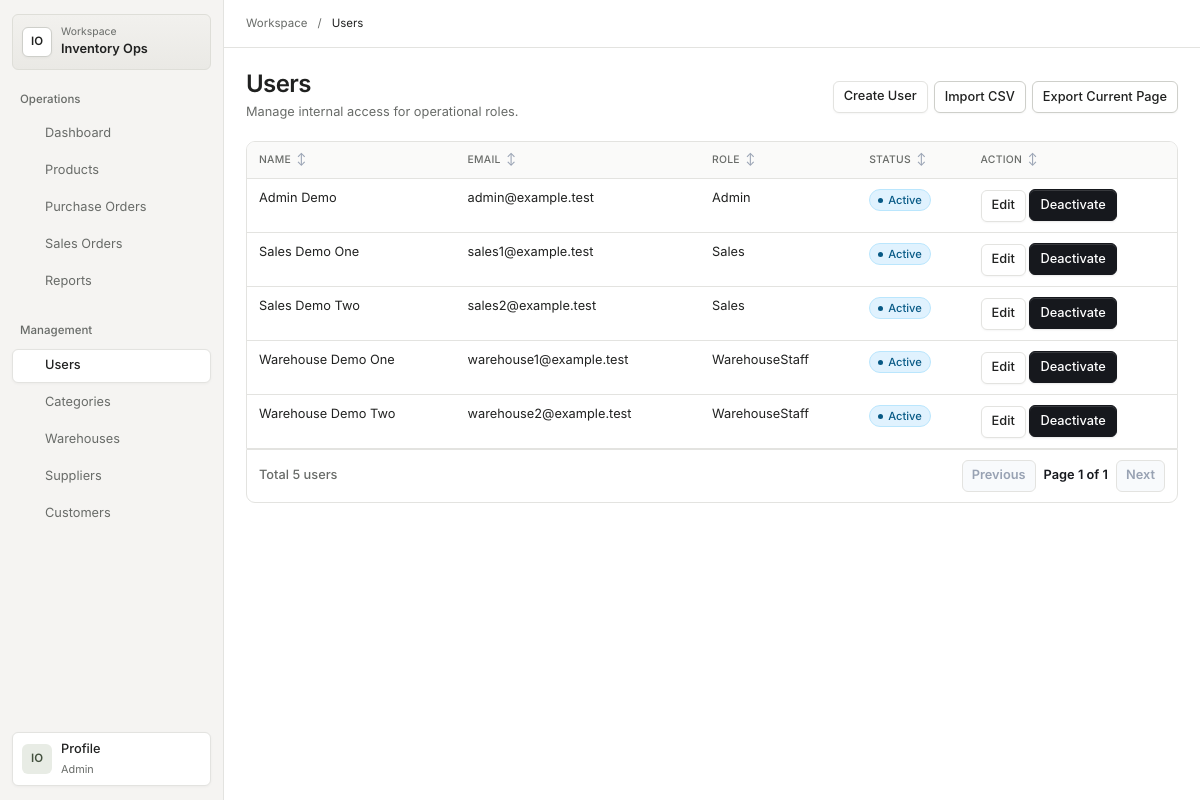
The app's page /users (signed in) with its own data.
### tables this page shows
CREATE TABLE IF NOT EXISTS users (
    id INT UNSIGNED AUTO_INCREMENT PRIMARY KEY,
    name VARCHAR(120) NOT NULL,
    email VARCHAR(190) NOT NULL,
    password_hash VARCHAR(255) NOT NULL,
    role ENUM('Admin', 'Sales', 'WarehouseStaff') NOT NULL,
    is_active TINYINT(1) NOT NULL DEFAULT 1,
    created_at TIMESTAMP NOT NULL DEFAULT CURRENT_TIMESTAMP,
    updated_at TIMESTAMP NOT NULL DEFAULT CURRENT_TIMESTAMP ON UPDATE CURRENT_TIMESTAMP,
    UNIQUE KEY uq_users_email (email),
    KEY idx_users_role_active (role, is_active)
);

### views/users/index.php (the view, shortened to what the rows shown need)
<!doctype html>
<html lang="en">
<head>
    <link rel="stylesheet" href="/assets/css/app.css">
</head>
<body>
    <?php $workspaceTitle = 'Users'; require dirname(__DIR__) . '/partials/workspace-start.php'; ?>
    <main class="page" id="main-content">
        <header class="page-header">
            <div>
                <h1>Users</h1>
            </div>
        </header>
        <div class="table-scroll" role="region" aria-label="<?= htmlspecialchars($workspaceTitle . ' table', ENT_QUOTES, 'UTF-8') ?>" tabindex="0">
<table class="data-table">
            <thead>
                <tr>
                    <th>Name</th>
                    <th>Email</th>
                    <th>Role</th>
                    <th>Status</th>
                    <th>Action</th>
                </tr>
            </thead>
            <tbody>
                <?php foreach ($users as $user): ?>
                    <tr>
                        <td><?= htmlspecialchars($user->name(), ENT_QUOTES, 'UTF-8') ?></td>
                        <td><?= htmlspecialchars($user->email(), ENT_QUOTES, 'UTF-8') ?></td>
                        <td><?= htmlspecialchars($user->role(), ENT_QUOTES, 'UTF-8') ?></td>
                        <td><span class="status-badge <?= $user->isActive() ? 'status-active status-success' : 'status-cancelled status-danger' ?>"><?= $user->isActive() ? 'Active' : 'Inactive' ?></span></td>
                        <td>
                            <a class="action-link" href="/users/edit?id=<?= $user->id() ?>">Edit</a>
                            <form method="post" action="<?= $user->isActive() ? '/users/deactivate' : '/users/activate' ?>">
                                <button type="submit"><?= $user->isActive() ? 'Deactivate' : 'Activate' ?></button>
                            </form>
                        </td>
                    </tr>
                <?php endforeach; ?>
            </tbody>
        </table>
</div>
        <?php require dirname(__DIR__) . "/partials/pagination.php"; ?>
    </main>
    <?php require dirname(__DIR__) . '/partials/workspace-end.php'; ?>
</body>
</html>

### records on screen
users: name "Admin Demo", email "admin@example.test", role "Admin", is_active "Active"
users: name "Sales Demo One", email "sales1@example.test", role "Sales", is_active "Active"
users: name "Sales Demo Two", email "sales2@example.test", role "Sales", is_active "Active"
users: name "Warehouse Demo One", email "warehouse1@example.test", role "WarehouseStaff", is_active "Active"
users: name "Warehouse Demo Two", email "warehouse2@example.test", role "WarehouseStaff", is_active "Active"

### other values on screen
$workspaceGroup "Operations"
$workspaceLabel "Dashboard"
$workspaceLabel "Products"
$workspaceLabel "Purchase Orders"
$workspaceLabel "Sales Orders"
$workspaceLabel "Reports"
$workspaceGroup "Management"
$workspaceLabel "Users"
$workspaceLabel "Categories"
$workspaceLabel "Warehouses"
$workspaceLabel "Suppliers"
$workspaceLabel "Customers"
$workspaceTitle "Users"
$result->total() "5"
$paginationLabel "users"
